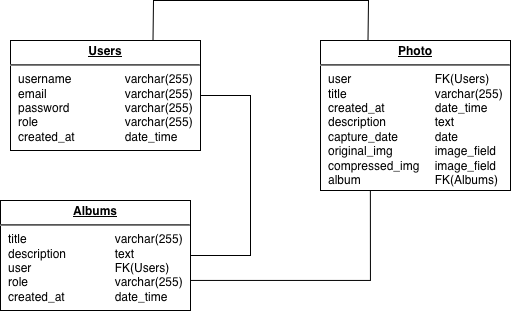
#> input picture assets/database_schema.png, 511 x 311 px
$ python -i imageHelper.py   (imports and definitions only)
#> lines starting #> are read from the running program, lines starting #| are printed output that depends on the picture
import sys
import os
import base64

from PIL import Image, ImageDraw, ImageFont
from io import BytesIO
from django.core.files.uploadedfile import InMemoryUploadedFile

def compressImage(image: InMemoryUploadedFile, max_width: int = 1200, quality: int = 85) -> BytesIO:
  """
  Compresses an image to a maximum width while maintaining aspect ratio.

  Args:
    image: PIL Image object or Django uploaded file
    max_width (int): Maximum width for the compressed image (default: 1200px)
    quality (int): JPEG quality (1-100, default: 85)

  Returns:
    BytesIO: Compressed image as BytesIO object
  """
#> called with image = '../../../assets/database_schema.png', max_width = 1200, quality = 85
  img = Image.open(image) if not isinstance(image, Image.Image) else image
#> img is the input picture: PIL image 511x311 RGBA; mean R, G, B, A 101.2, 101.2, 101.2, 115.6

  if img.mode != 'RGB':
    img = img.convert('RGB')
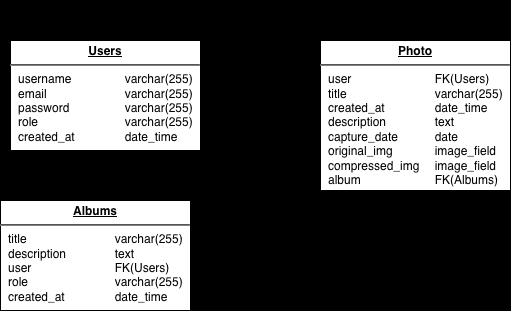
#> img: PIL image 511x311 RGB; min 0, max 255, mean 101.2

  width, height = img.size
#> width = 511; height = 311
  if width > max_width:
    ratio = max_width / width
    img = img.resize((max_width, int(height * ratio)), Image.Resampling.LANCZOS)

  output = BytesIO()
  img.save(output, format='JPEG', quality=quality, optimize=True)
  output.seek(0)

  return output

def addWatermark(image_bytes: BytesIO, watermark_text: str = "TMF Marketplace") -> BytesIO:
  """
  Adds a watermark to an image.

  Args:
    image_bytes: BytesIO object containing the image
    watermark_text (str): Text to use as watermark (default: "TMF Marketplace")

  Returns:
    BytesIO: Watermarked image as BytesIO object
  """
#> called with watermark_text = 'TMF Marketplace'
  image_bytes.seek(0)
  img = Image.open(image_bytes).convert('RGB')

  draw = ImageDraw.Draw(img)

  font_size = max(24, img.width // 20)
#> font_size = 25
  try:
    font = ImageFont.truetype("/System/Library/Fonts/Helvetica.ttc", font_size)
  except:
    font = ImageFont.load_default()

  bbox = draw.textbbox((0, 0), watermark_text, font=font)
#> bbox = (-1, 5, 212, 29)
  text_width = bbox[2] - bbox[0]
#> text_width = 213
  text_height = bbox[3] - bbox[1]
#> text_height = 24

  padding = 20
  x = img.width - text_width - padding
#> x = 278
  y = img.height - text_height - padding
#> y = 267

  overlay = Image.new('RGBA', img.size, (255, 255, 255, 0))
  overlay_draw = ImageDraw.Draw(overlay)
  overlay_draw.rectangle(
    [x - 10, y - 5, x + text_width + 10, y + text_height + 5],
    fill=(255, 255, 255, 180)
  )

  img = Image.alpha_composite(img.convert('RGBA'), overlay).convert('RGB')
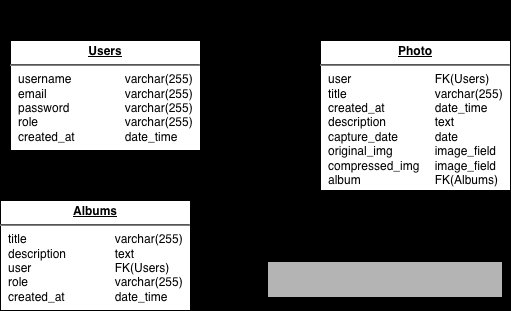
#> img: PIL image 511x311 RGB; min 0, max 255, mean 110.2
  ImageDraw.Draw(img).text((x, y), watermark_text, fill=(100, 100, 100), font=font)

  output = BytesIO()
  img.save(output, format='JPEG', quality=85, optimize=True)
  output.seek(0)

  return output

def processImageForUpload(image_file: InMemoryUploadedFile, max_width: int = 1200, quality: int = 85, watermark_text: str = "TMF Marketplace") -> BytesIO:
  """
  Processes an image bt compressing it and adding a watermark to it.

  Args:
    image_file (InMemoryUploadedFile): Django uploaded file or file path
    max_width (int): Maximum width for compression (default: 1200px)
    quality (int): JPEG quality (default: 85)
    watermark_text (str): Watermark text (default: "TMF Marketplace")

  Returns:
    BytesIO: Processed (compressed and watermarked) image as BytesIO object
  """
  compressed = compressImage(image_file, max_width = max_width, quality = quality)
  watermarked = addWatermark(compressed, watermark_text = watermark_text)
  return watermarked

# [63 lines left out: functions createInMemoryUploadedFile, base64ToImageFile, not called in this run]

>>> result = processImageForUpload('../../../assets/database_schema.png')

$ run again, on assets/upload_photo_AD.png
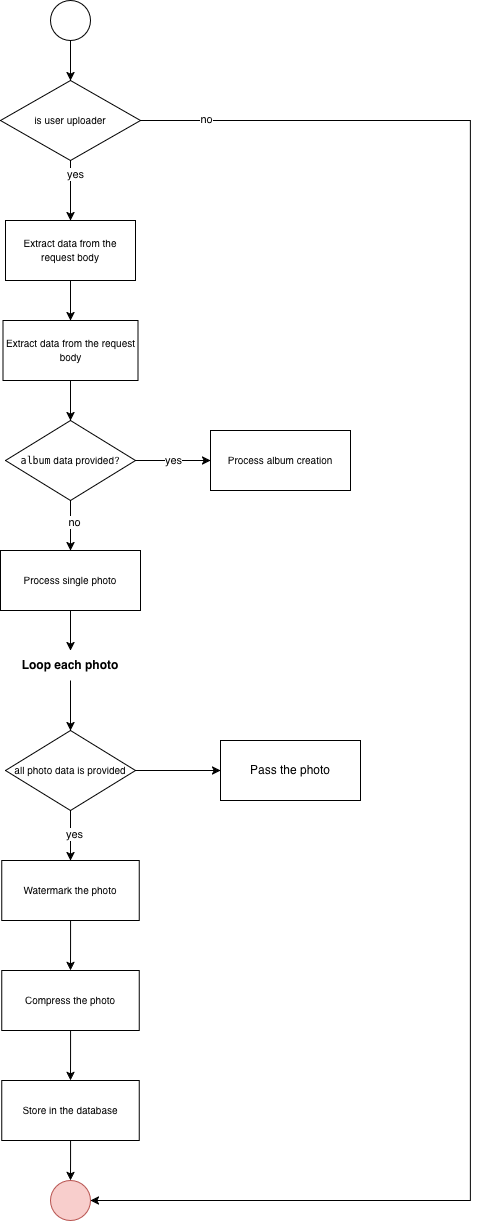
#> input picture assets/upload_photo_AD.png, 479 x 1221 px
#> in compressImage, img is the input picture: PIL image 479x1221 RGBA; mean R, G, B, A 35.1, 35, 35, 39.5
#> in compressImage, `img = img.convert('RGB')`:
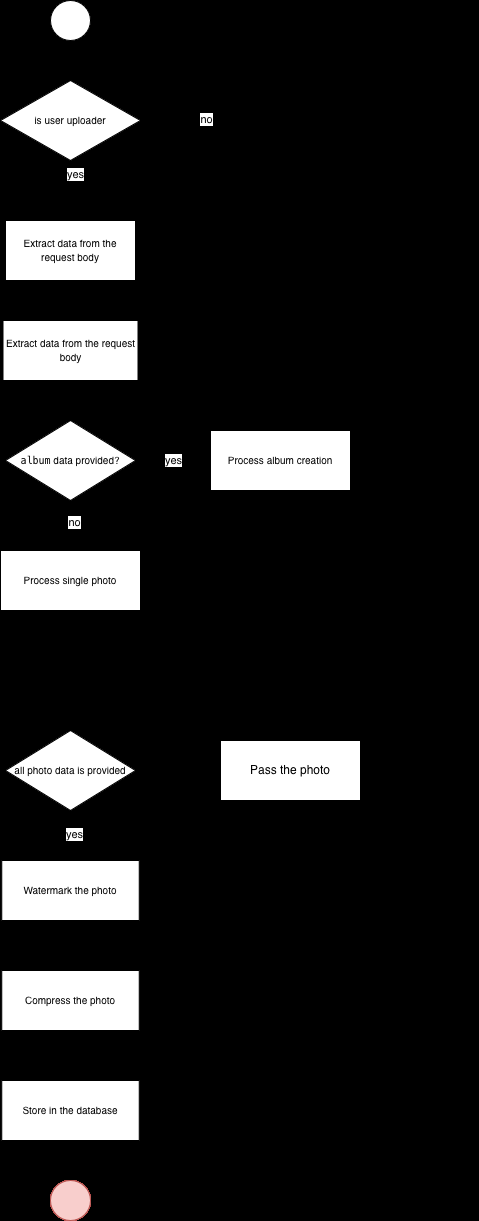
#> img: PIL image 479x1221 RGB; mean R, G, B 35.1, 35, 35
#> bbox = (-1, 5, 204, 28)
#> text_width = 205
#> text_height = 23
#> x = 254
#> y = 1178
